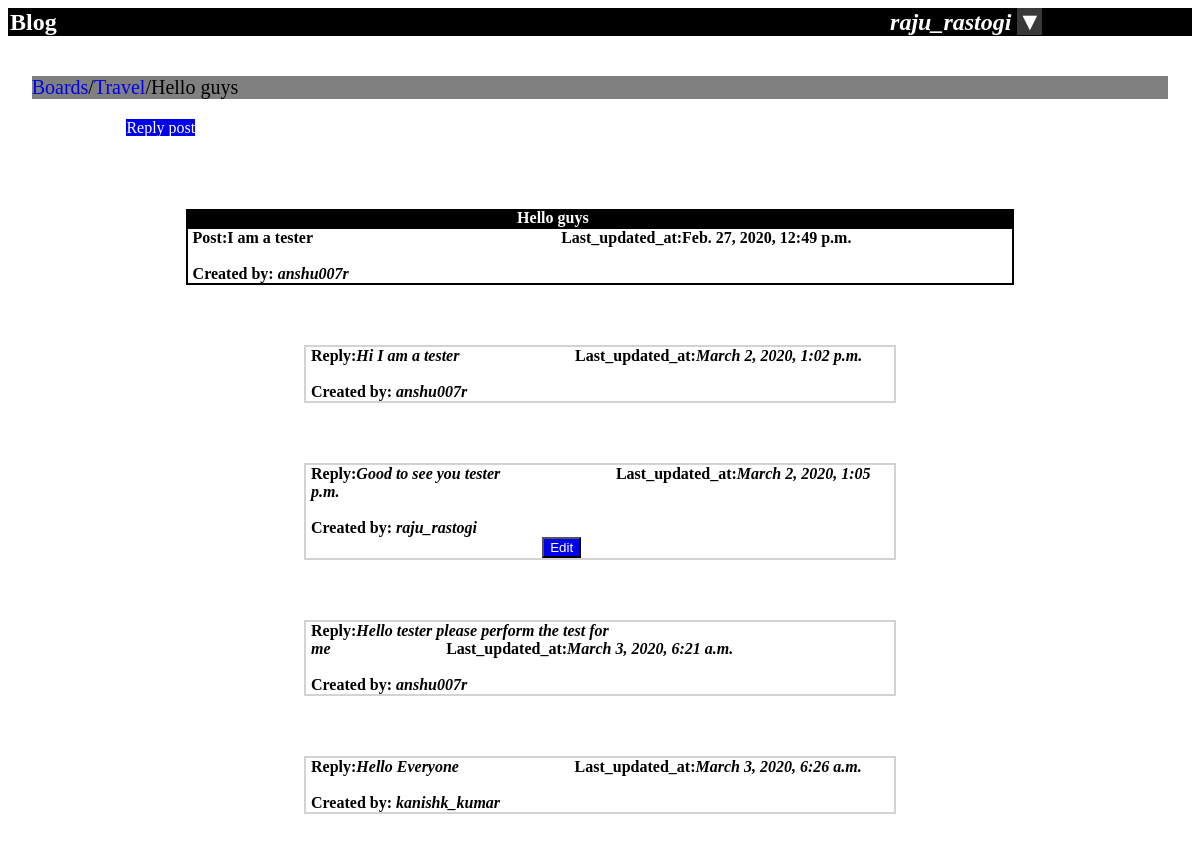
Page /boards/1/topic/1/ (signed in) on the committed database.
### boards/models.py (models this page shows, shortened)
class Topic(models.Model):
      subject=models.CharField(max_length=50)
      last_updated=models.DateTimeField(auto_now_add=True)
      boards=models.ForeignKey(Board,on_delete=models.CASCADE,related_name='topic')
      starter=models.ForeignKey(User,on_delete=models.CASCADE,related_name='topic')
      watch=models.IntegerField(default=0)

class Board(models.Model):
      name=models.CharField(max_length=30,unique=True)
      description=models.CharField(max_length=40)

class Post(models.Model):
      message=models.CharField(max_length=255)
      topic=models.ForeignKey(Topic,on_delete=models.CASCADE,related_name='post')
      created_by=models.ForeignKey(User,on_delete=models.CASCADE,null=True,related_name='post')
      updated_at=models.DateTimeField(auto_now_add=True)
      created_at=models.DateTimeField(null=True)
      updated_by=models.ForeignKey(User,null=True,on_delete=models.CASCADE,related_name='+')

### boards/views.py (the view)
# urls.py: url(r'^boards/(?P<pk>\d+)/topic/(?P<topic_pk>\d+)/$',views.topic_post,name='topic_post'),
@login_required
def topic_post(request,pk,topic_pk):
    topic=get_object_or_404(Topic,boards__pk=pk,pk=topic_pk)
    topic.watch+=1
    topic.save()
    return render(request,'topic_post.html',{'topic':topic})

### boards/templates/topic_post.html (shortened to what this page needs)
{% load static %}
<html>
        <head>
                <link rel="stylesheet" href="{%static 'css/home.css' %}">
        </head>
        <body>
		<div class="heading"> <H2>Blog
                 {% if user.is_authenticated %}
                      <em style="padding-left:70%">{{ user.username}}</em>
                      <em class="dropdown">
                        <span class="dropbtn">▼</span>
                      </em>
                 {% else %}
                      <a  style="padding-left:76%;" href="{% url 'signup' %}">SignUp</a><a style="padding-left:50px;" href="{% url 'login' %}">Login</a>
                 {%endif%}
                 </H2>
                 </div>
                <div class="container">
                        <section><a href="{% url 'home' %}">Boards</a>/<a href="{% url 'board_topic' topic.boards.pk%}">{{topic.boards.name}}</a>/{{ topic.subject }}</section>
                </div>
                <div style="padding-left:10%;">
                <a href="{% url 'reply_post' topic.boards.pk topic.pk %}" style="background-color:#0000EF;color:white"> Reply post</a>
                </div>
                <br><br><br><br>
                {% for post in topic.post.all %}
                   {% if forloop.first %}
                     <div class="contain_1">
                     <div class="contain_3">
                       <b style="padding-left:40%">{{post.topic.subject }}</b>
                     </div>
                       <div class="boX_2">
                          <b>Post:</h4>{{post.message}}<span style="padding-left:30%"><b>Last_updated_at:</b>{{post.updated_at}}</span>
                         <br><br>
                         <b>Created by:</b><i> {{post.created_by.username}}</i>
                         <br>
                   {% else %}
                     <div class="contain_2">
                       <div class="boX_1">
                          <b>Reply:</h4><i>{{post.message}}</i><span style="padding-left:20%"><b>Last_updated_at:</b><i>{{post.updated_at}}</i></span>
                         <br><br>
                         <b>Created by:</b><i> {{post.created_by.username}}</i>
                         <br>
                   {% endif %}
                    {%if post.created_by == user %}
                      <div class="flow-button">
                         <button type="submit" style="color:white; background-color:#0000EF"><a href="{% url 'edit_post' post.topic.boards.pk  post.topic.pk post.pk %}" style="color:white">Edit</a></button>
                      </div>
                    {%endif%}
                      </div>
                </div>
               {%endfor%}
	</body>
</html>

### boards/static/css/home.css (style rules this page uses)
.heading { background-color:black; color:white; padding-left:2px; }
a { color:#0000EF; }
.container { padding-top:20px; padding-left:2%; padding-right:2%; padding-bottom:20px; font-size:20px; }
section { background-color:grey; }
.flow-button { padding-left:40%; }
a { text-decoration:none; }
.dropbtn { background-color: #393939; color: white; border: none; font-size:25px }
.dropdown { position: relative; display: inline-block; }
.contain_1 { padding-right:15%; padding-left:15%; padding-bottom:20px; }
.box_2 { padding-right:5px; padding-left:5px; border:2px solid black; background-color:white; }
.contain_2 { padding-right:25%; padding-left:25%; padding-bottom:20px; padding-top:40px; }
.box_1 { padding-right:5px; padding-left:5px; border:2px solid #D3D3D3; background-color:white; }
.contain_3 { background-color:black; color:white; }

### rows in the picture
Topic: boards.name "Travel", subject "Hello guys"
Post: topic.subject "Hello guys", message "I am a tester", updated_at "Feb. 27, 2020, 12:49 p.m.", created_by.username "anshu007r"
Post: message "Hi I am a tester", updated_at "March 2, 2020, 1:02 p.m.", created_by.username "anshu007r"
Post: message "Good to see you tester", updated_at "March 2, 2020, 1:05 p.m.", created_by.username "raju_rastogi", shows "Edit"
Post: message "Hello tester please perform the test for me", updated_at "March 3, 2020, 6:21 a.m.", created_by.username "anshu007r"
Post: message "Hello Everyone", updated_at "March 3, 2020, 6:26 a.m.", created_by.username "kanishk_kumar"

### other values in the picture
{{ user.username }} "raju_rastogi"
